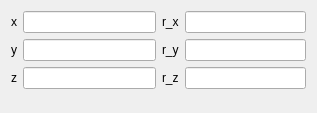
<?xml version="1.0" encoding="UTF-8"?>
<ui version="4.0">
 <class>Form</class>
 <widget class="QWidget" name="Form">
  <property name="geometry">
   <rect>
    <x>0</x>
    <y>0</y>
    <width>317</width>
    <height>113</height>
   </rect>
  </property>
  <property name="sizePolicy">
   <sizepolicy hsizetype="Expanding" vsizetype="Preferred">
    <horstretch>0</horstretch>
    <verstretch>0</verstretch>
   </sizepolicy>
  </property>
  <property name="windowTitle">
   <string>Form</string>
  </property>
  <layout class="QHBoxLayout" name="horizontalLayout">
   <item>
    <layout class="QFormLayout" name="location">
     <property name="fieldGrowthPolicy">
      <enum>QFormLayout::ExpandingFieldsGrow</enum>
     </property>
     <property name="formAlignment">
      <set>Qt::AlignLeading|Qt::AlignLeft|Qt::AlignTop</set>
     </property>
     <item row="0" column="0">
      <widget class="QLabel" name="x_loc">
       <property name="text">
        <string>x</string>
       </property>
      </widget>
     </item>
     <item row="4" column="0">
      <widget class="QLabel" name="z_loc">
       <property name="text">
        <string>z</string>
       </property>
      </widget>
     </item>
     <item row="2" column="0">
      <widget class="QLabel" name="y_loc">
       <property name="text">
        <string>y</string>
       </property>
      </widget>
     </item>
     <item row="4" column="1">
      <widget class="QLineEdit" name="z_loc_in">
       <property name="maxLength">
        <number>100</number>
       </property>
      </widget>
     </item>
     <item row="2" column="1">
      <widget class="QLineEdit" name="y_loc_in">
       <property name="maxLength">
        <number>100</number>
       </property>
      </widget>
     </item>
     <item row="0" column="1">
      <widget class="QLineEdit" name="x_loc_in">
       <property name="maxLength">
        <number>100</number>
       </property>
      </widget>
     </item>
    </layout>
   </item>
   <item>
    <layout class="QFormLayout" name="rotation">
     <item row="0" column="0">
      <widget class="QLabel" name="x_rot">
       <property name="text">
        <string>r_x</string>
       </property>
      </widget>
     </item>
     <item row="4" column="0">
      <widget class="QLabel" name="z_rot">
       <property name="text">
        <string>r_z</string>
       </property>
      </widget>
     </item>
     <item row="2" column="0">
      <widget class="QLabel" name="y_rot">
       <property name="text">
        <string>r_y</string>
       </property>
      </widget>
     </item>
     <item row="4" column="1">
      <widget class="QLineEdit" name="z_rot_in">
       <property name="maxLength">
        <number>100</number>
       </property>
      </widget>
     </item>
     <item row="2" column="1">
      <widget class="QLineEdit" name="y_rot_in">
       <property name="maxLength">
        <number>100</number>
       </property>
      </widget>
     </item>
     <item row="0" column="1">
      <widget class="QLineEdit" name="x_rot_in">
       <property name="maxLength">
        <number>100</number>
       </property>
      </widget>
     </item>
    </layout>
   </item>
  </layout>
 </widget>
 <tabstops>
  <tabstop>x_loc_in</tabstop>
  <tabstop>y_loc_in</tabstop>
  <tabstop>z_loc_in</tabstop>
  <tabstop>x_rot_in</tabstop>
  <tabstop>y_rot_in</tabstop>
  <tabstop>z_rot_in</tabstop>
 </tabstops>
 <resources/>
 <connections/>
</ui>
